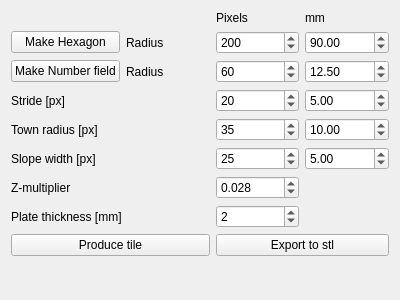
<?xml version="1.0" encoding="UTF-8"?>
<ui version="4.0">
 <class>Form</class>
 <widget class="QWidget" name="Form">
  <property name="geometry">
   <rect>
    <x>0</x>
    <y>0</y>
    <width>400</width>
    <height>300</height>
   </rect>
  </property>
  <property name="windowTitle">
   <string>Form</string>
  </property>
  <layout class="QGridLayout" name="gridLayout">
   <item row="1" column="2">
    <widget class="QSpinBox" name="spinBox_hexagon_radius">
     <property name="minimum">
      <number>50</number>
     </property>
     <property name="maximum">
      <number>500</number>
     </property>
     <property name="value">
      <number>200</number>
     </property>
    </widget>
   </item>
   <item row="6" column="2">
    <widget class="QDoubleSpinBox" name="doubleSpinBox_z_multiplier">
     <property name="decimals">
      <number>3</number>
     </property>
     <property name="maximum">
      <double>10.000000000000000</double>
     </property>
     <property name="singleStep">
      <double>0.010000000000000</double>
     </property>
     <property name="value">
      <double>0.028000000000000</double>
     </property>
    </widget>
   </item>
   <item row="3" column="3">
    <widget class="QDoubleSpinBox" name="spinBox_stride_mm">
     <property name="minimum">
      <double>0.010000000000000</double>
     </property>
     <property name="value">
      <double>5.000000000000000</double>
     </property>
    </widget>
   </item>
   <item row="3" column="2">
    <widget class="QSpinBox" name="spinBox_stride">
     <property name="value">
      <number>20</number>
     </property>
    </widget>
   </item>
   <item row="2" column="2">
    <widget class="QSpinBox" name="spinBox_number_field_radius">
     <property name="maximum">
      <number>1000</number>
     </property>
     <property name="value">
      <number>60</number>
     </property>
    </widget>
   </item>
   <item row="1" column="3">
    <widget class="QDoubleSpinBox" name="doubleSpinBox_final_size_mm">
     <property name="maximum">
      <double>400.000000000000000</double>
     </property>
     <property name="value">
      <double>90.000000000000000</double>
     </property>
    </widget>
   </item>
   <item row="4" column="2">
    <widget class="QSpinBox" name="spinBox_townradius">
     <property name="value">
      <number>35</number>
     </property>
    </widget>
   </item>
   <item row="1" column="1">
    <widget class="QLabel" name="label">
     <property name="text">
      <string>Radius</string>
     </property>
    </widget>
   </item>
   <item row="2" column="0">
    <widget class="QPushButton" name="pushButton_create_number_field">
     <property name="text">
      <string>Make Number field</string>
     </property>
    </widget>
   </item>
   <item row="2" column="1">
    <widget class="QLabel" name="label_number_field_radius">
     <property name="text">
      <string>Radius</string>
     </property>
    </widget>
   </item>
   <item row="5" column="2">
    <widget class="QSpinBox" name="spinBox_slope_width">
     <property name="value">
      <number>25</number>
     </property>
    </widget>
   </item>
   <item row="7" column="0" colspan="2">
    <widget class="QLabel" name="label_6">
     <property name="text">
      <string>Plate thickness [mm]</string>
     </property>
    </widget>
   </item>
   <item row="10" column="0" colspan="4">
    <spacer name="verticalSpacer">
     <property name="orientation">
      <enum>Qt::Vertical</enum>
     </property>
     <property name="sizeHint" stdset="0">
      <size>
       <width>20</width>
       <height>40</height>
      </size>
     </property>
    </spacer>
   </item>
   <item row="5" column="3">
    <widget class="QDoubleSpinBox" name="spinBox_slope_width_mm">
     <property name="value">
      <double>5.000000000000000</double>
     </property>
    </widget>
   </item>
   <item row="5" column="0" colspan="2">
    <widget class="QLabel" name="label_4">
     <property name="text">
      <string>Slope width [px]</string>
     </property>
    </widget>
   </item>
   <item row="4" column="3">
    <widget class="QDoubleSpinBox" name="spinBox_townradius_mm">
     <property name="value">
      <double>10.000000000000000</double>
     </property>
    </widget>
   </item>
   <item row="0" column="3">
    <widget class="QLabel" name="label_7">
     <property name="text">
      <string>mm</string>
     </property>
    </widget>
   </item>
   <item row="2" column="3">
    <widget class="QDoubleSpinBox" name="spinBox_number_field_radius_mm">
     <property name="maximum">
      <double>400.000000000000000</double>
     </property>
     <property name="value">
      <double>12.500000000000000</double>
     </property>
    </widget>
   </item>
   <item row="3" column="0" colspan="2">
    <widget class="QLabel" name="label_2">
     <property name="text">
      <string>Stride [px]</string>
     </property>
    </widget>
   </item>
   <item row="0" column="2">
    <widget class="QLabel" name="label_3">
     <property name="text">
      <string>Pixels</string>
     </property>
    </widget>
   </item>
   <item row="1" column="0">
    <widget class="QPushButton" name="pushButton_make_outline">
     <property name="text">
      <string>Make Hexagon</string>
     </property>
    </widget>
   </item>
   <item row="6" column="0" colspan="2">
    <widget class="QLabel" name="label_5">
     <property name="text">
      <string>Z-multiplier</string>
     </property>
    </widget>
   </item>
   <item row="4" column="0" colspan="2">
    <widget class="QLabel" name="label_town_radius">
     <property name="text">
      <string>Town radius [px]</string>
     </property>
    </widget>
   </item>
   <item row="7" column="2">
    <widget class="QSpinBox" name="spinBox_height_offset">
     <property name="value">
      <number>2</number>
     </property>
    </widget>
   </item>
   <item row="8" column="0" colspan="2">
    <widget class="QPushButton" name="pushButton_run">
     <property name="text">
      <string>Produce tile</string>
     </property>
    </widget>
   </item>
   <item row="8" column="2" colspan="2">
    <widget class="QPushButton" name="pushButton_export">
     <property name="text">
      <string>Export to stl</string>
     </property>
    </widget>
   </item>
  </layout>
 </widget>
 <resources/>
 <connections/>
</ui>
